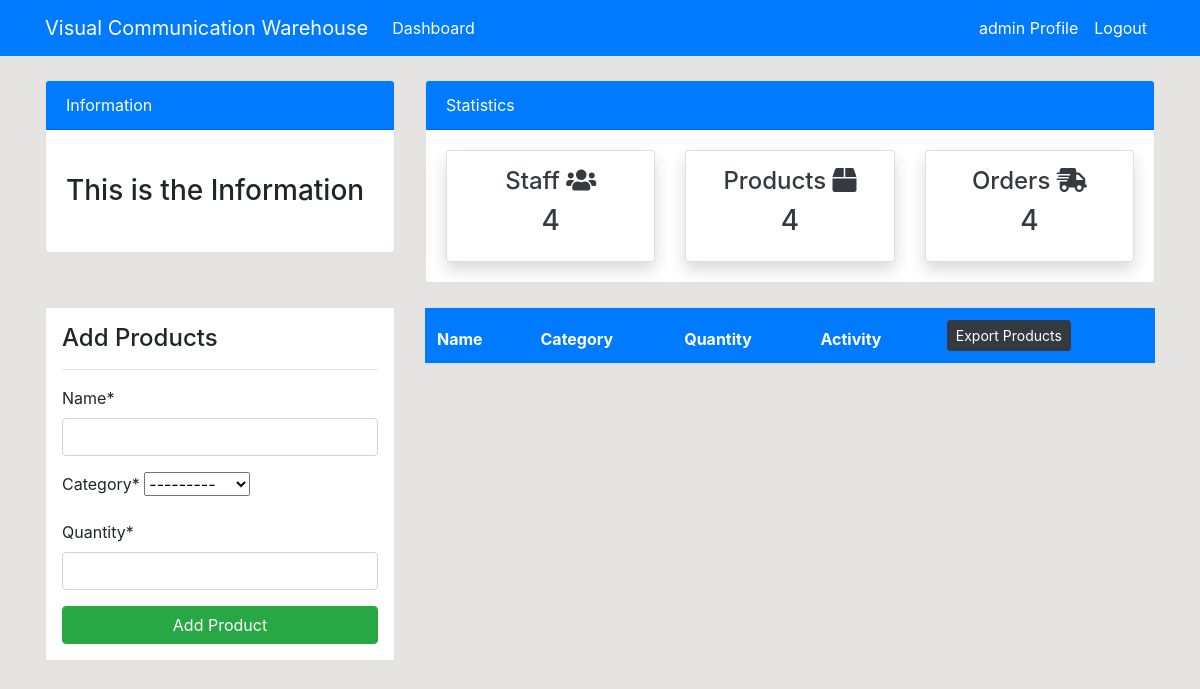
Page /product/ (signed in) on the earlier database version.
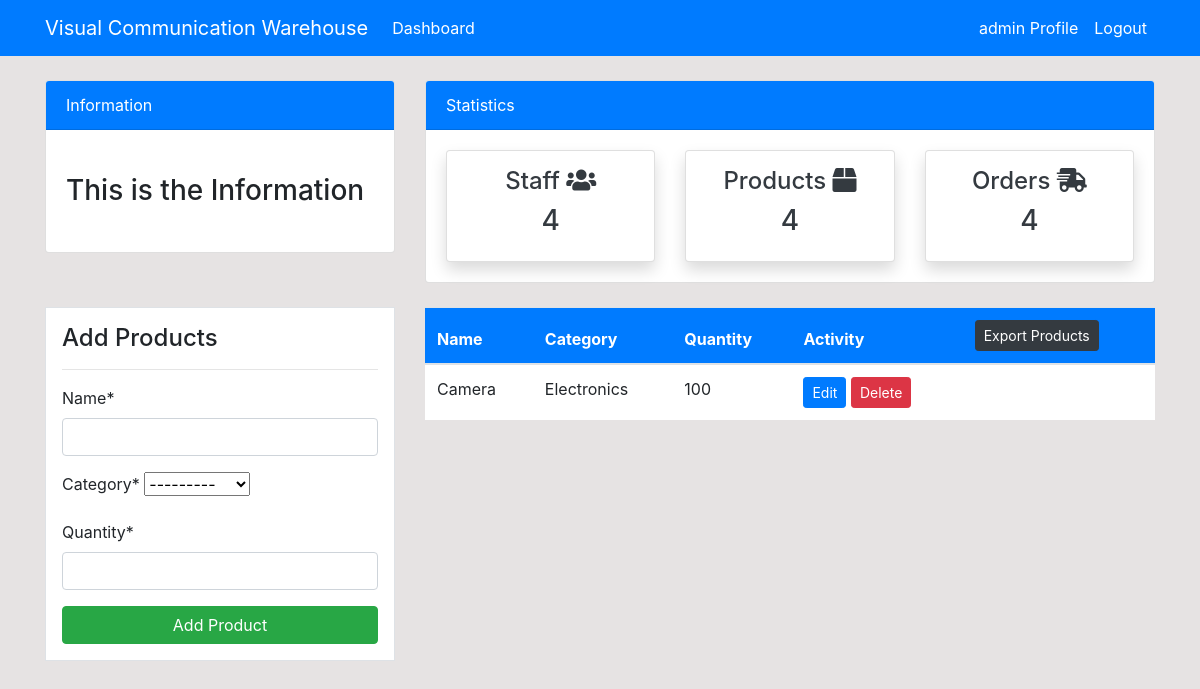
Same page on the later database version.
### dashboard/models.py (models this page shows, shortened)
class Product(models.Model):
    name = models.CharField(max_length=100,null=True)
    sn = models.PositiveIntegerField(null=True,name='Serial Number')
    category = models.CharField(max_length=100,choices=CATEGORY,null=True)
    quantity = models.PositiveIntegerField(null=True)
    days = models.CharField(max_length=100,choices=DAYS_TO_LOAN,null=True,name='Days To Loan',default='1-2 Days')

### dashboard/views.py (the view)
# urls.py: path('product/', views.product, name='dashboard-product'),
@login_required(login_url='user_login')
def product(request):
    items = Product.objects.all()
    if request.method == 'POST':
        form = ProductForm(request.POST)
        if form.is_valid():
            form.save()
            return redirect('dashboard-product')
    else:
        form = ProductForm()
    context = {
        'items':items,
        'form':form,
        }
    return render(request,'dashboard/product.html',context)

### dashboard/forms.py
class ProductForm(forms.ModelForm):
    class Meta:
        model = Product
        fields = ['name','category','quantity']

### templates/dashboard/product.html (shortened to what this page needs)
{% extends 'partials/base.html' %}
{% load crispy_forms_tags %}
{% block content %}
{% include 'partials/topnav.html' %}
<div class="container">
    <div class="row my-4">
        <div class="col-md-4">
            <div class="border bg-white p-3">
                <h4>Add Products</h4>
                <hr>
                <form method="POST">
                    {{ form|crispy }}
                    <input class="btn btn-success btn-block" type="submit" value="Add Product">
                </form>
            </div>
        </div>
        <div class="col-md-8">
            <table class="table bg-white">
                <thead class="bg-primary">
                    <tr class="text-white">
                        <th scope="col">Name</th>
                        <th scope="col">Category</th>
                        <th scope="col">Quantity</th>
                        <th scope="col">Activity</th>
                        <th scope="col">
                            <a href="{% url 'exportProducts' %}" class="btn btn-dark btn-sm">Export Products</a>
                        </th>
                    </tr>
                </thead>
                <tbody>
                    {% for item in items %}
                    <tr>
                        <td>{{item.name}}</td>
                        <td>{{item.category}}</td>
                        <td>{{item.quantity}}</td>
                        <td>
                            <a class="btn btn-primary btn-sm" href="{% url 'dashboard-product-edit' item.id %}">Edit</a>
                            <a class="btn btn-danger btn-sm" href="{% url 'dashboard-product-delete' item.id %}">Delete</a>
                        </td>
                    </tr>
                    {% endfor %}
                </tbody>
            </table>
        </div>
    </div>
</div>
{% endblock %}

### templates/partials/base.html (shortened to what this page needs)
{%load static%}
<!doctype html>
<html lang="en">
<head>
    <link rel="stylesheet" href="https://cdn.jsdelivr.net/npm/bootstrap@4.6.0/dist/css/bootstrap.min.css"
>
    <link rel="stylesheet" href="https://use.fontawesome.com/releases/v5.15.2/css/all.css"
>
    <link rel="stylesheet" href="{%static './style.css'%}">
</head>
<body>
    {%include 'partials/nav.html'%}
    {%block content%}
    {%endblock%}
</body>
</html>

### templates/partials/nav.html (shortened to what this page needs)
<nav class="navbar navbar-expand-lg navbar-info bg-primary">
    {% if user.is_authenticated %}
    <div class="container">
        <a class="navbar-brand text-white" href="{%url 'dashboard-index'%}">Visual Communication Warehouse</a>
        <div class="collapse navbar-collapse" id="navbarSupportedContent">
            <ul class="navbar-nav mr-auto">
                <li class="nav-item active">
                    <a class="nav-link text-white" href="{% url 'dashboard-index' %}">Dashboard </a>
                </li>
            </ul>
            <ul class="navbar-nav ml-auto">
                <li class="nav-item active">
                    <a class="nav-link text-white" href="{% url 'user_profile' %}">{{ user.username }} Profile
                        <span class="sr-only">(current)</span></a>
                </li>
                <li class="nav-item">
                    <a class="nav-link text-white" href="{% url 'user_logout' %}">Logout</a>
                </li>
            </ul>
            {% endif %}
        </div>
    </div>
</nav>

### templates/partials/topnav.html
<div class="container">
    <div class="row mt-4">
        <div class="col-md-4">
            <div class="card">
                <div class="card-header bg-primary text-white">
                    Information
                </div>
                <div class="card-body">
                    <marquee behavior="" direction="">
                        <h3 class="my-4">This is the Information</h3>
                    </marquee>
                </div>
            </div>
        </div>
        <div class="col-md-8">
            <div class="card">
                <div class="card-header bg-primary text-white">
                    Statistics
                </div>
                <div class="card-body">
                    <div class="row">
                        <div class="col-md-4">
                            <a class="text-decoration-none text-dark" href="{% url 'dashboard-staff'%}">
                                <div class="card my-card shadow text-center p-3">
                                    <h4>Staff <i class="fas fa-users"></i></h4>
                                    <h3>4</h3>
                                </div>
                            </a>
                        </div>
                        <div class="col-md-4">
                            <a class="text-decoration-none text-dark" href="{% url 'dashboard-product'%}">
                                <div class="card my-card shadow text-center p-3">
                                    <h4>Products <i class="fas fa-box"></i></h4>
                                    <h3>4</h3>
                                </div>
                            </a>
                        </div>
                        <div class="col-md-4">
                            <a class="text-decoration-none text-dark" href="{% url 'dashboard-order'%}">
                                <div class="card my-card shadow text-center p-3">
                                    <h4>Orders <i class="fas fa-shipping-fast"></i></h4>
                                    <h3>4</h3>
                                </div>
                            </a>
                        </div>
                    </div>
                </div>
            </div>
        </div>
    </div>
</div>

### static/style.css (style rules this page uses)
body { background: rgb(230, 227, 227); }

Differences in the rows shown:
added Product: name "Camera", category "Electronics", quantity "100"
